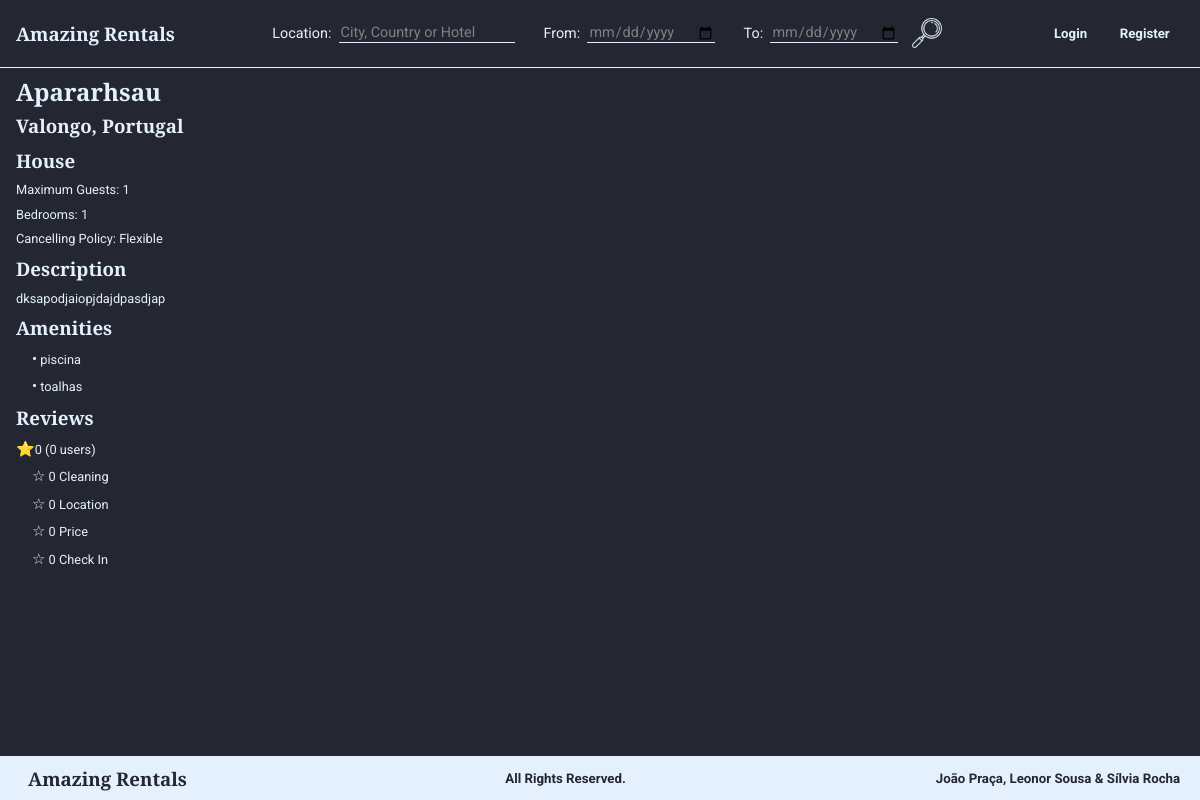
/viewProperty.php?id=2, run on the app's committed database.
### tables this page shows
CREATE TABLE Habitacao (
    idHabitacao INTEGER PRIMARY KEY,
    nome        TEXT,
    numQuartos  INTEGER CHECK (numQuartos > 0), 
    maxHospedes INTEGER CHECK (maxHospedes > 0),  
    precoNoite  REAL    CHECK (precoNoite > 0), 
    taxaLimpeza REAL CHECK (taxaLimpeza >= 0), 
    descricao   TEXT,
    latitude    REAL    CHECK(latitude>=-90 and latitude<=90),
    longitude   REAL    CHECK(longitude>=-180 and longitude<=180),
    morada      TEXT,
    idCidade    INTEGER REFERENCES Cidade(idCidade) ON DELETE RESTRICT ON UPDATE RESTRICT, 
    idUtilizador INTEGER REFERENCES Utilizador(idUtilizador) ON DELETE CASCADE ON UPDATE CASCADE,
    idTipo      INTEGER REFERENCES TipoDeHabitacao (idTipo) ON DELETE SET NULL ON UPDATE CASCADE, 
    idPolitica  INTEGER REFERENCES PoliticaDeCancelamento (idPolitica) ON DELETE RESTRICT ON UPDATE CASCADE
);

CREATE TABLE Cidade (
    idCidade    INTEGER PRIMARY KEY,
    nome        VARCHAR(15) NOT NULL, 
    idPais      INTEGER REFERENCES Pais(idPais),
    UNIQUE(nome, idPais)
);

CREATE TABLE Pais (
    idPais      INTEGER PRIMARY KEY,
    nome        VARCHAR(15) UNIQUE NOT NULL 
);

CREATE TABLE TipoDeHabitacao (
    idTipo  INTEGER PRIMARY KEY,
    nome    VARCHAR(30) UNIQUE NOT NULL
);

CREATE TABLE PoliticaDeCancelamento (
    idPolitica              INTEGER PRIMARY KEY,
    nome                    VARCHAR(25) UNIQUE NOT NULL, 
    descricao               VARCHAR(500) NOT NULL, 
    percentagemReembolso    INTEGER CHECK (percentagemReembolso >= 0 AND percentagemReembolso <= 1)
);

CREATE TABLE Comodidade (
    idComodidade    INTEGER PRIMARY KEY,
    nome            VARCHAR(15) UNIQUE NOT NULL
);

### viewProperty.php (called while the page is built, shortened)
<?php
    $logedin=false;
    include('templates/common/header.php');
    include_once('database/connection.php');
    include_once('database/habitations.php');
    $habitation = getHabitationById($_GET['id']);
    include('templates/properties/viewProperty.php');
    include('templates/common/footer.php');
?>

### database/habitations.php (called while the page is built, shortened)
<?php
function getHabitationById($id){
    global $db;
    $stmt = $db->prepare('SELECT * FROM Habitacao WHERE idHabitacao=?');
    $stmt->execute(array($id));
    return $stmt->fetch();
}
function getNameType($id){
    global $db;
    $stmt = $db->prepare('SELECT nome FROM TipoDeHabitacao WHERE idTipo=?');
    $stmt->execute(array($id));
    return $stmt->fetch();
}
function getPolicy($id){
    global $db;
    $stmt = $db->prepare('SELECT * FROM PoliticaDeCancelamento WHERE idPolitica=?');
    $stmt->execute(array($id));
    return $stmt->fetch();
}
function getNameCity($id){
    global $db;
    $stmt = $db->prepare('SELECT nome FROM Cidade WHERE idCidade=?');
    $stmt->execute(array($id));
    return $stmt->fetch()['nome'];
}
function getNameCountry($idCity){
    global $db;
    $stmt = $db->prepare('SELECT Pais.nome as nome FROM Cidade JOIN Pais USING (idPais) WHERE idCidade=?');
    $stmt->execute(array($idCity));
    return $stmt->fetch()['nome'];
}
function getAmenities($idHabitacao){
    global $db;
    $stmt = $db->prepare('SELECT nome FROM Comodidade JOIN Dispoe USING (idComodidade) WHERE idHabitacao=?');
    $stmt->execute(array($idHabitacao));
    return $stmt->fetchAll();
}
?>

### templates/properties/viewProperty.php (the view, shortened to what this page needs)
<section id="property">
    <header>
        <h1><?=$habitation['nome']?></h1>
        <h3><?= getNameCity($habitation['idCidade'])?>, <?= getNameCountry($habitation['idCidade'])?> </h3>
    </header>
    <section id="property_data">
        <h3><?=getNameType($habitation['idTipo'])['nome'] ?></h3>
        <p>Maximum Guests: <?=$habitation['maxHospedes']?></p>
        <p>Bedrooms: <?=$habitation['numQuartos']?></p>
        <p>Cancelling Policy: <?=getPolicy($habitation['idPolitica'])['nome']?></p>
        <h3>Description</h3>
        <p><?=$habitation['descricao']?></p>
        <h3>Amenities</h3>
        <?php
        $amenities=getAmenities($habitation['idHabitacao']);
        foreach ($amenities as $value) { ?>
            <p id="amenity">   <?=$value['nome']?></p>
        <?php } ?>
        <h3>Reviews</h3>
        <?php
            $cleaning=0;
            $location=0;
            $value=0;
            $check_in=0;
            $rating=0;
            $n=0;
        ?>
        <p class="rating"><?=$rating?> (<?=$n?> users)</p>
        <p class="star"> <?=$cleaning?> Cleaning</p>
        <p class="star"> <?=$location?> Location</p>
        <p class="star"> <?=$value?> Price</p>
        <p class="star"> <?=$check_in?> Check In</p>
    </section>
</section>

### templates/common/header.php (shortened to what this page needs)
<!DOCTYPE html>
<html>
    <head>
        <link href="style.css" rel="stylesheet">
        <link href="layout.css" rel="stylesheet">
        <link href="responsive.css" rel="stylesheet">
        <link rel="stylesheet" href="https://unpkg.com/leaflet@1.6.0/dist/leaflet.css"/>
    </head>
    <body>
        <div class="content">
            <nav id="menu">
            <ul>
                <li><a href="homepage.php"><h3>Amazing Rentals</h3></a></li>
                <li>
                    <?php
                        include('templates/common/search.php');
                    ?>
                </li>
                    <?php
                    if ($logedin){ ?>
                        <li>
                            <div class="dropdown">
                                <h5>My Area</h5>
                                <div class="dropdown-content">
                                    <a href="editProfile.php"><p>Edit Profile</p></a>
                                    <a href="listProperties.php"><p>My Properties</p></a>
                                    <a href="listReservations.php"><p>My Reservations</p></a>
                                    <a href="templates/forms/logout.php"><p>Logout</p></a>
                                </div>
                            </div>
                        </li>
                    <?php }
                    else{ ?>
                        <li>
                            <a href="login.php"><h5>Login</h5></a>
                            <a href="register.php"><h5>Register</h5></a>
                        </li>
                    <?php } ?>
            </ul>
        </nav>

### templates/common/search.php
<form id="search" method="get" action="listSearch.php">
    <p> Location: </p>
    <input class="search_input" type="search" name="location" placeholder="City, Country or Hotel" id="search_text_input" required>
    <p> From: </p>
    <input class="search_input" type="date" name="dateFrom" id="dateFrom" required>
    <p> To: </p>
    <input class="search_input" type="date" name="dateTo" id="dateTo" required>
    <input type="image" src="images/glass.png" alt="Submit" height="30" id="glass">
</form>

### templates/common/footer.php
        </div>
        <footer class="footer">
            <h3>Amazing Rentals</h3>
            <h5>All Rights Reserved.</h5>
            <h5>João Praça, Leonor Sousa & Sílvia Rocha</h5>
        </footer>
    </body>
</html>

### style.css (style rules this page uses)
:root { --myDarkBlue: #242732; --myLightBlue: #E5F0FF; --titlesFont: Arvo, Courier, sans-serif; --bodyFont: Roboto, sans-serif; }
h1, h2, h3 { font-family: var(--titlesFont); margin: 0 0.5em 0 0; }
h4, h5, h6, p, span, input, label, tr, a, #filter_button { font-family: var(--bodyFont); }
p { font-size: 0.8em; }
a { color: var(--myLightBlue) }
body { background-color: var(--myDarkBlue); color: var(--myLightBlue); }
#menu { border-bottom-width: thin; border-bottom-color: var(--myLightBlue); border-bottom-style: solid; background-color: var(--myDarkBlue); }
#menu ul { list-style-type: none; }
#menu a { color: var(--myLightBlue); text-decoration: none; }
body>footer { background: var(--myLightBlue); color: var(--myDarkBlue); }
#menu li:first-child+li+li h5, #menu li:first-child+li+li+li h5, .dropdown-content p { background: var(--myDarkBlue); border-style: solid; border-width: thin; border-color: var(--myDarkBlue); }
input, select, textarea { background: var(--myLightBlue); color: var(--myDarkBlue); border-style: none; }
#glass { background: var(--myDarkBlue); }
.search_input { border-bottom-width: thin; border-bottom-color: var(--myLightBlue); border-bottom-style: solid; background-color: transparent; color: var(--myLightBlue); }
#search p, input { font-size: 0.9em; }
#search input::placeholder, #search #dateFrom, #search #dateTo, #search input { color: grey; }
.rating { display: block; }
.rating::before { content: '\2B50'; font-size: 1.17em; }
.star { display: block; }
.star::before { content: '\2606'; font-size: 1.17em; }
#amenity { display: block; }
#amenity::before { content: '\2022'; font-size: 1.17em; }
a { text-decoration: none; }

### layout.css (style rules this page uses)
html, body { height: 100%; }
body { display: flex; flex-direction: column; margin: 0; padding: 0; }
.content { flex: 1 0 auto; margin: 3.7em 0 0 0; }
#menu { position: fixed; top: 0; width: 100%; z-index: 999; overflow: visible; }
#menu ul { text-align: center; padding: 0; margin: 0; display: flex; align-items: center; justify-content: space-between; }
#menu li:first-child, #menu li:first-child~li~li { flex-basis: 200px; text-align: right; }
#menu li:first-child~li~li a { display: inline-block; }
#menu li:first-child { text-align: left; margin-top: 1em; margin-bottom: 1em; }
#glass { vertical-align: middle; margin: 1em; }
#search_text_input, #dateFrom, #dateTo { margin-right: 0em; }
#menu li { padding: 0em 1em; }
#menu h5 { margin: 0; padding: 1em; }
.footer { flex-shrink: 0; text-align: center; margin: 1em 0 0 0; padding: 0; display: flex; align-items: center; justify-content: space-between; }
.footer h3, h5 { margin: 0.5em; padding: 0em 1em; }
#search { display: flex; align-items: center; }
#search p { margin-left: 2em; margin-right: 0.5em; }
#property #property_data { float:left; }
#property { margin: 1em; }
.rightText h1, h3, h4, p { margin: 0; padding: 0.3rem 0 0.3rem 0; }
.rating { margin-right: auto; }
.star,#amenity { padding-left: 1rem; }

### data on the page
habitacao: nome "Apararhsau", idCidade.nome "Valongo", idCidade.nome "Portugal", idTipo.nome "House", maxHospedes "1", numQuartos "1", idPolitica.nome "Flexible", descricao "dksapodjaiopjdajdpasdjap"
comodidade: nome "piscina"
comodidade: nome "toalhas"

### other printed values
$rating "0"
$n "0"
$cleaning "0"
$location "0"
$value "0"
$check_in "0"
